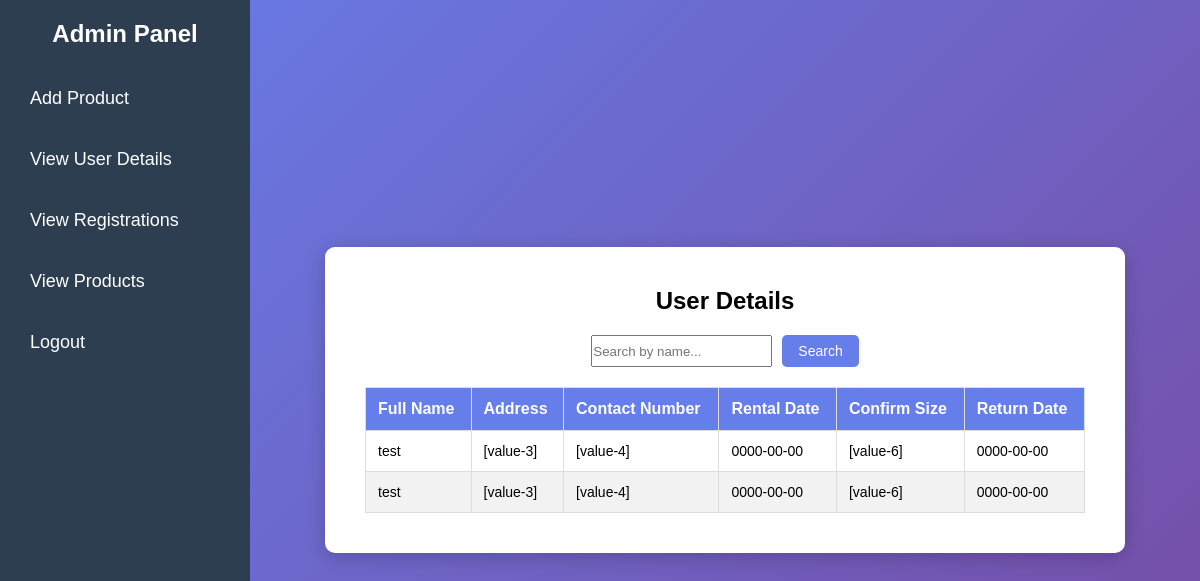
The app's page /user_details.php with its own data.
### tables this page shows
CREATE TABLE `orders` (
  `id` int(11) NOT NULL,
  `name` varchar(100) NOT NULL,
  `address` varchar(255) NOT NULL,
  `phone` varchar(20) NOT NULL,
  `rental_date` date NOT NULL,
  `confirm_size` varchar(50) NOT NULL,
  `return_date` date NOT NULL
);

### user_details.php (the view, shortened to what this page needs)
<?php
$servername = "localhost";
$username = "root";
$password = "";
$database = "rentalcloth";
$conn = new mysqli($servername, $username, $password, $database);
$search = isset($_GET['search']) ? $conn->real_escape_string($_GET['search']) : '';
$sql = "SELECT name, address, phone, rental_date, confirm_size, return_date FROM orders";
$result = $conn->query($sql);
?>
<!DOCTYPE html>
<html lang="en">
<head>
</head>
<body>
    <div class="sidebar">
        <h2>Admin Panel</h2>
        <ul>
            <li><a href="clothform.php">Add Product</a></li>
            <li><a href="user_details.php">View User Details</a></li>
		<li><a href="viewr.php">View Registrations</a></li>
            <li><a href="viewproduct.php">View Products</a></li>
                       <li><a href="#" onclick="confirmLogout()">Logout</a></li>
        </ul>
    </div>
    <div class="main-content">
        <div class="container">
            <h2>User Details</h2>
            <form class="search-form" method="GET" action="user_details.php">
                <input type="text" name="search" placeholder="Search by name..." value="<?php echo htmlspecialchars($search); ?>">
                <button type="submit">Search</button>
            </form>
            <table class="user-table">
                <thead>
                    <tr>
                        <th>Full Name</th>
                        <th>Address</th>
                        <th>Contact Number</th>
                        <th>Rental Date</th>
                        <th>Confirm Size</th>
                        <th>Return Date</th>
                    </tr>
                </thead>
                <tbody>
                    <?php
                    if ($result->num_rows > 0) {
                        while ($row = $result->fetch_assoc()) {
                            echo "<tr>";
                            echo "<td>" . htmlspecialchars($row['name']) . "</td>";
                            echo "<td>" . htmlspecialchars($row['address']) . "</td>";
                            echo "<td>" . htmlspecialchars($row['phone']) . "</td>";
                           echo "<td>" . htmlspecialchars($row['rental_date']) . "</td>";
                           echo "<td>" . htmlspecialchars($row['confirm_size']) . "</td>";
                           echo "<td>" . htmlspecialchars($row['return_date']) . "</td>";
                            echo "</tr>";
                        }
                    } else {
                       echo "<tr><td colspan='6'>No user data available.</td></tr>";
                    }
                    ?>
                </tbody>
            </table>
        </div>
    </div>
</body>
</html>

### user_details.php (style rules this page uses)
* { margin: 0; padding: 0; box-sizing: border-box; }
body { display: flex; min-height: 100vh; background: linear-gradient(135deg, #667eea, #764ba2); font-family: Arial, sans-serif; }
.sidebar { width: 250px; background: #2c3e50; color: white; padding: 20px; height: 100vh; position: fixed; }
.sidebar h2 { margin-bottom: 30px; font-size: 24px; text-align: center; }
.sidebar ul { list-style: none; }
.sidebar ul li { margin: 20px 0; }
.sidebar ul li a { color: white; text-decoration: none; font-size: 18px; display: block; padding: 10px; border-radius: 5px; transition: background 0.3s; }
.main-content { margin-left: 250px; flex: 1; display: flex; justify-content: center; align-items: center; padding: 20px; }
.container { background: #fff; padding: 40px; border-radius: 10px; box-shadow: 0px 4px 20px rgba(0, 0, 0, 0.2); width: 800px; text-align: center; }
.container h2 { margin-bottom: 20px; }
.search-form { margin-bottom: 20px; display: flex; justify-content: center; gap: 10px; }
.search-form button { padding: 8px 16px; background: #667eea; color: white; border: none; border-radius: 5px; cursor: pointer; font-size: 14px; transition: background 0.3s; }
.user-table { width: 100%; border-collapse: collapse; margin-top: 20px; }
.user-table th, .user-table td { padding: 12px; border: 1px solid #ddd; text-align: left; }
.user-table th { background: #667eea; color: white; }
.user-table tr:nth-child(even) { background: #f2f2f2; }
.user-table td { font-size: 14px; }

### records on screen
orders: name "test", address "[value-3]", phone "[value-4]", rental_date "0000-00-00", confirm_size "[value-6]", return_date "0000-00-00"
orders: name "test", address "[value-3]", phone "[value-4]", rental_date "0000-00-00", confirm_size "[value-6]", return_date "0000-00-00"
